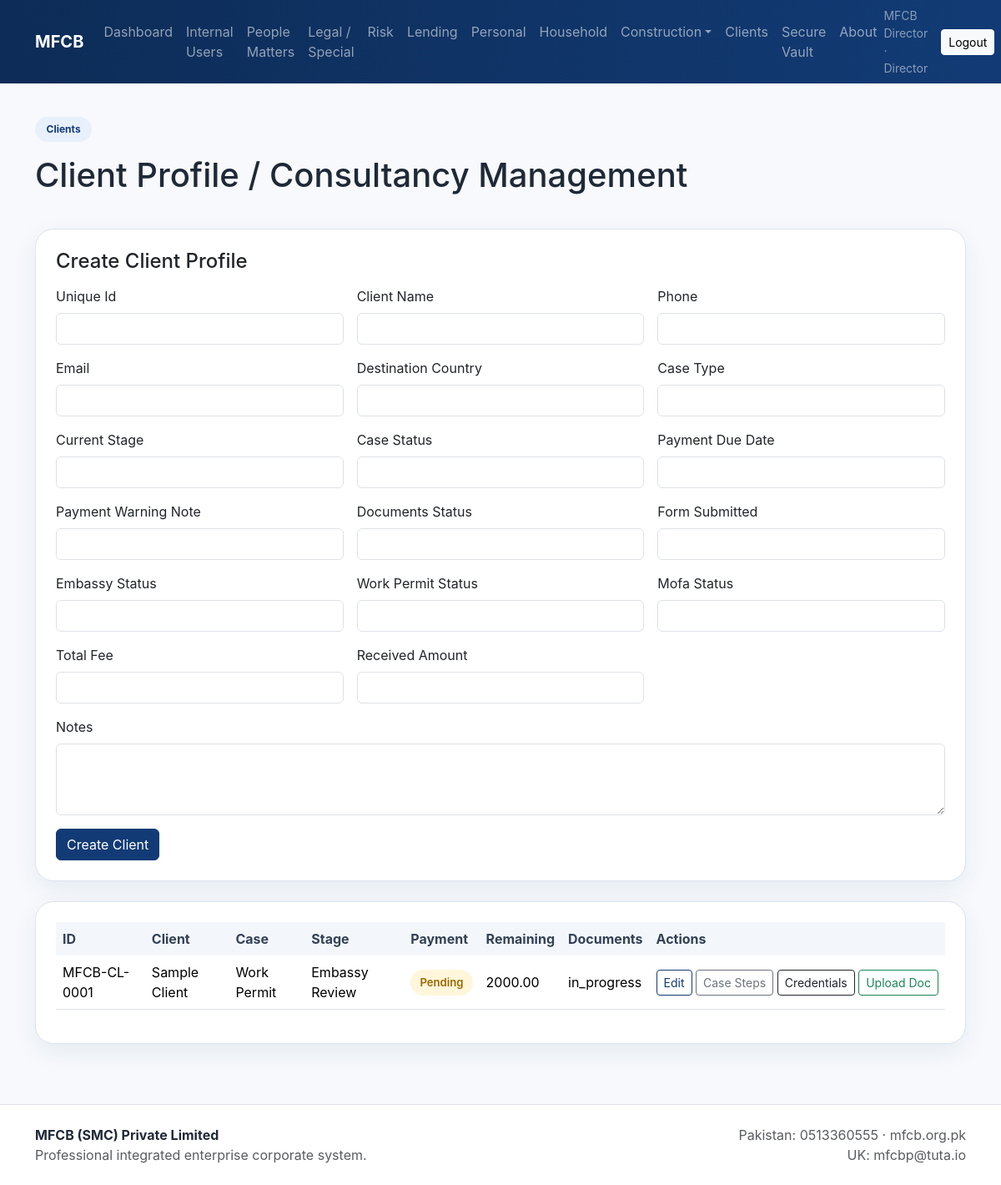
/clients (signed in), run on the app's committed database.
### app.py (models this page shows, shortened)
class User(db.Model):
    id = db.Column(db.Integer, primary_key=True)
    full_name = db.Column(db.String(150), nullable=False)
    username = db.Column(db.String(80), unique=True, nullable=False, index=True)
    password_hash = db.Column(db.String(255), nullable=False)
    role = db.Column(db.String(30), nullable=False)
    is_active = db.Column(db.Boolean, default=True)
    client_profile_id = db.Column(db.Integer, db.ForeignKey("client_profile.id"), nullable=True)
    client_profile = db.relationship("ClientProfile", foreign_keys=[client_profile_id], backref="account_user", uselist=False)

class ClientProfile(db.Model):
    id = db.Column(db.Integer, primary_key=True)
    unique_id = db.Column(db.String(50), unique=True, nullable=False)
    client_name = db.Column(db.String(120), nullable=False)
    phone = db.Column(db.String(50), default="")
    email = db.Column(db.String(120), default="")
    destination_country = db.Column(db.String(80), default="")
    case_type = db.Column(db.String(80), default="")
    current_stage = db.Column(db.String(80), default="")
    case_status = db.Column(db.String(30), default="in_progress")
    total_fee = db.Column(db.Numeric(12,2), default=0)
    received_amount = db.Column(db.Numeric(12,2), default=0)
    remaining_amount = db.Column(db.Numeric(12,2), default=0)
    payment_status = db.Column(db.String(30), default="pending")
    payment_due_date = db.Column(db.String(30), default="")
    payment_warning_note = db.Column(db.String(200), default="")
    documents_status = db.Column(db.String(50), default="pending")
    form_submitted = db.Column(db.String(50), default="pending")
    embassy_status = db.Column(db.String(50), default="pending")
    work_permit_status = db.Column(db.String(50), default="pending")
    mofa_status = db.Column(db.String(50), default="pending")
    notes = db.Column(db.Text, default="")
    created_at = db.Column(db.DateTime, default=now_utc)

### app.py (the view, shortened to what this page needs)
@app.route("/clients", methods=["GET", "POST"])
@login_required
def clients():
    user = current_user()
    if user.role == "client":
        abort(403)
    items = ClientProfile.query.order_by(ClientProfile.id.desc()).all()
    return render_template("director/clients.html", items=items)

### app.py (called while the page is built)
def current_user():
    uid = session.get("user_id")
    if not uid:
        return None
    return User.query.get(uid)

@app.context_processor
def inject_globals():
    return {"current_user": current_user(), "MODULES": MODULES, "decimal_to_str": decimal_to_str, "attribute": getattr}

def login_required(fn):
    from functools import wraps
    @wraps(fn)
    def wrapper(*args, **kwargs):
        if not current_user():
            flash("Please sign in first.", "danger")
            return redirect(url_for("access_portal"))
        return fn(*args, **kwargs)
    return wrapper

### templates/director/clients.html (shortened to what this page needs)
{% extends 'base.html' %}
{% block content %}
<section class="container">
  <div class="page-header"><span class="badge badge-soft">Clients</span><h1 class="mt-3">Client Profile / Consultancy Management</h1></div>
  <div class="card soft-card mb-4"><div class="card-body">
    <h4 class="mb-3">Create Client Profile</h4>
    <form method="post" class="row g-3">
      {% for field in ['unique_id','client_name','phone','email','destination_country','case_type','current_stage','case_status','payment_due_date','payment_warning_note','documents_status','form_submitted','embassy_status','work_permit_status','mofa_status'] %}
      <div class="col-md-4"><label class="form-label">{{ field|replace('_',' ')|title }}</label><input name="{{ field }}" class="form-control"></div>
      {% endfor %}
      <div class="col-md-4"><label class="form-label">Total Fee</label><input name="total_fee" type="number" step="0.01" class="form-control"></div>
      <div class="col-md-4"><label class="form-label">Received Amount</label><input name="received_amount" type="number" step="0.01" class="form-control"></div>
      <div class="col-12"><label class="form-label">Notes</label><textarea name="notes" class="form-control" rows="3"></textarea></div>
      <div class="col-12"><button class="btn btn-primary">Create Client</button></div>
    </form>
  </div></div>
  <div class="card soft-card">
    <div class="card-body table-responsive">
      <table class="table align-middle">
        <thead><tr><th>ID</th><th>Client</th><th>Case</th><th>Stage</th><th>Payment</th><th>Remaining</th><th>Documents</th><th>Actions</th></tr></thead>
        <tbody>
          {% for c in items %}
          <tr>
            <td>{{ c.unique_id }}</td>
            <td>{{ c.client_name }}</td>
            <td>{{ c.case_type }}</td>
            <td>{{ c.current_stage }}</td>
            <td><span class="status-chip status-{{ c.payment_status }}">{{ c.payment_status }}</span></td>
            <td>{{ c.remaining_amount }}</td>
            <td>{{ c.documents_status }}</td>
            <td class="text-nowrap">
              <a href="{{ url_for('edit_client', client_id=c.id) }}" class="btn btn-sm btn-outline-primary">Edit</a>
              <a href="{{ url_for('client_steps', client_id=c.id) }}" class="btn btn-sm btn-outline-secondary">Case Steps</a>
              <button class="btn btn-sm btn-outline-dark" data-bs-toggle="collapse" data-bs-target="#cred{{ c.id }}">Credentials</button>
              <button class="btn btn-sm btn-outline-success" data-bs-toggle="collapse" data-bs-target="#doc{{ c.id }}">Upload Doc</button>
            </td>
          </tr>
          {% endfor %}
        </tbody>
      </table>
    </div>
  </div>
</section>
{% endblock %}

### templates/base.html (shortened to what this page needs)
<!doctype html>
<html lang="en">
<head>
  <link href="https://cdn.jsdelivr.net/npm/bootstrap@5.3.3/dist/css/bootstrap.min.css" rel="stylesheet">
  <link href="{{ url_for('static', filename='css/style.css') }}" rel="stylesheet">
</head>
<body>
<nav class="navbar navbar-expand-lg navbar-dark mfcb-nav sticky-top">
  <div class="container">
    <a class="navbar-brand fw-bold" href="{{ url_for('home') }}">MFCB</a>
    <div class="collapse navbar-collapse" id="navbarsExample">
      {% if not current_user %}
      <ul class="navbar-nav me-auto mb-2 mb-lg-0">
        <li class="nav-item"><a class="nav-link" href="{{ url_for('home') }}">Home</a></li>
        <li class="nav-item"><a class="nav-link" href="{{ url_for('about') }}">About</a></li>
        <li class="nav-item"><a class="nav-link" href="{{ url_for('pakistan_real_estate') }}">Pakistan Real Estate</a></li>
        <li class="nav-item"><a class="nav-link" href="{{ url_for('pakistan_construction') }}">Pakistan Construction</a></li>
        <li class="nav-item"><a class="nav-link" href="{{ url_for('uk_real_estate_construction') }}">UK Real Estate & Construction</a></li>
        <li class="nav-item"><a class="nav-link" href="{{ url_for('projects') }}">Projects</a></li>
        <li class="nav-item"><a class="nav-link" href="{{ url_for('contact') }}">Contact</a></li>
        <li class="nav-item"><a class="nav-link" href="{{ url_for('access_portal') }}">Access Portal</a></li>
      </ul>
      {% else %}
      <ul class="navbar-nav me-auto mb-2 mb-lg-0">
        {% if current_user.role == 'director' %}
          <li class="nav-item"><a class="nav-link" href="{{ url_for('dashboard') }}">Dashboard</a></li>
          <li class="nav-item"><a class="nav-link" href="{{ url_for('internal_users') }}">Internal Users</a></li>
          <li class="nav-item"><a class="nav-link" href="{{ url_for('module_list', module_key='people') }}">People Matters</a></li>
          <li class="nav-item"><a class="nav-link" href="{{ url_for('module_list', module_key='legal') }}">Legal / Special</a></li>
          <li class="nav-item"><a class="nav-link" href="{{ url_for('module_list', module_key='risk') }}">Risk</a></li>
          <li class="nav-item"><a class="nav-link" href="{{ url_for('module_list', module_key='lending') }}">Lending</a></li>
          <li class="nav-item"><a class="nav-link" href="{{ url_for('module_list', module_key='personal') }}">Personal</a></li>
          <li class="nav-item"><a class="nav-link" href="{{ url_for('module_list', module_key='household') }}">Household</a></li>
          <li class="nav-item dropdown">
            <a class="nav-link dropdown-toggle" href="#" data-bs-toggle="dropdown">Construction</a>
          </li>
          <li class="nav-item"><a class="nav-link" href="{{ url_for('clients') }}">Clients</a></li>
          <li class="nav-item"><a class="nav-link" href="{{ url_for('secure_vault') }}">Secure Vault</a></li>
          <li class="nav-item"><a class="nav-link" href="{{ url_for('about_internal') }}">About</a></li>
        {% elif current_user.role == 'client' %}
          <li class="nav-item"><a class="nav-link" href="{{ url_for('client_portal') }}">Portal</a></li>
          <li class="nav-item"><a class="nav-link" href="{{ url_for('about_internal') }}">About</a></li>
        {% endif %}
      </ul>
      <div class="d-flex align-items-center gap-3">
        <span class="small text-white-50">{{ current_user.full_name }} · {{ current_user.role|title }}</span>
        <a class="btn btn-light btn-sm" href="{{ url_for('logout') }}">Logout</a>
      </div>
      {% endif %}
    </div>
  </div>
</nav>
<main class="py-4">
  {% block content %}{% endblock %}
</main>
<footer class="border-top py-4 mt-5 bg-white">
  <div class="container d-flex justify-content-between flex-wrap gap-2">
    <div>
      <strong>MFCB (SMC) Private Limited</strong><br>
      <span class="text-muted">Professional integrated enterprise corporate system.</span>
    </div>
    <div class="text-muted text-end">
      Pakistan: 0513360555 · mfcb.org.pk<br>
      UK: mfcbp@tuta.io
    </div>
  </div>
</footer>
</body>
</html>

### static/css/style.css (style rules this page uses)
:root { --mfcb-blue:#123b75; --mfcb-blue-dark:#0d2c57; --mfcb-light:#f4f7fb; --mfcb-border:#dbe4ef; --mfcb-text:#1f2937; }
body { background:#f7f9fc;color:var(--mfcb-text);font-family:Inter,Segoe UI,Arial,sans-serif }
.mfcb-nav { background:linear-gradient(90deg,var(--mfcb-blue-dark),var(--mfcb-blue)) }
.hero-card,.soft-card,.stat-card,.access-card,.info-box,.address-box { background:#fff;border:1px solid var(--mfcb-border);border-radius:22px;box-shadow:0 10px 30px rgba(18,59,117,.07) }
.soft-card .card-body { padding:1.5rem }
.page-header { padding:1rem 0 2rem }
.badge-soft { background:#e8f0fb;color:var(--mfcb-blue);padding:.55rem .85rem;border-radius:999px }
.btn-primary { background:var(--mfcb-blue);border-color:var(--mfcb-blue) }
.btn-outline-primary { color:var(--mfcb-blue);border-color:var(--mfcb-blue) }
.status-chip { display:inline-block;padding:.35rem .7rem;border-radius:999px;font-size:.82rem;font-weight:600;text-transform:capitalize }
.status-pending,.status-in_progress,.status-warning { background:#fff6db;color:#9a6700 }
.table thead th { background:#f3f7fc;color:#334155;border-bottom:none }
.table td,.table th { vertical-align:middle }

### data on the page
User: full_name "MFCB Director", role "Director"
ClientProfile: unique_id "MFCB-CL-0001", client_name "Sample Client", case_type "Work Permit", current_stage "Embassy Review", payment_status "Pending", remaining_amount "2000.00", documents_status "in_progress"

### other printed values
{{ field|replace('_',' ')|title }} "Unique Id" "Client Name" "Phone" "Email" "Destination Country" "Case Type" "Current Stage" "Case Status" "Payment Due Date" "Payment Warning Note" "Documents Status" "Form Submitted" "Embassy Status" "Work Permit Status" "Mofa Status"
